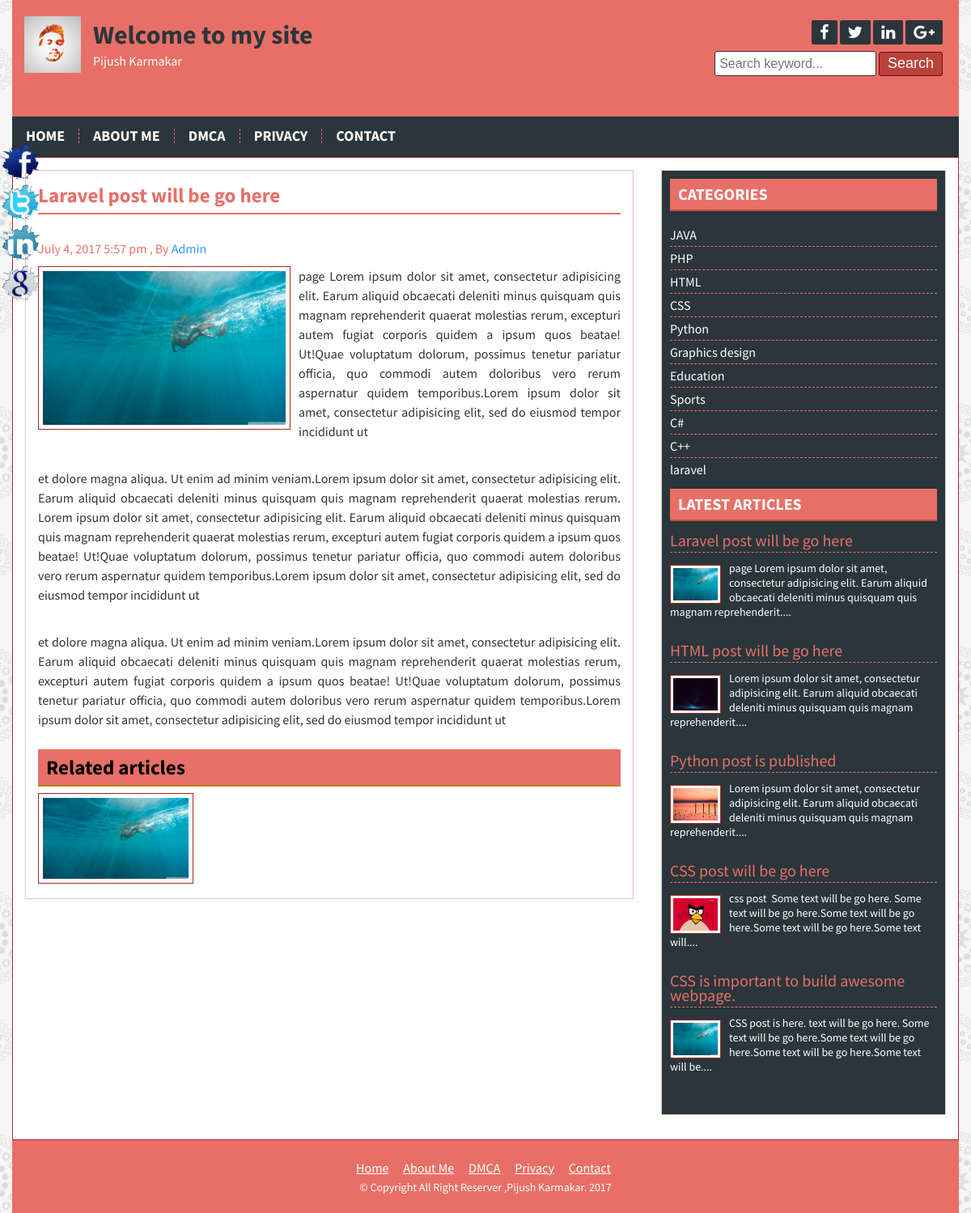
Page /post.php?id=22 on the committed database.
### tables this page shows
CREATE TABLE `title_slogan` (
  `id` int(11) NOT NULL,
  `title` varchar(255) NOT NULL,
  `slogan` varchar(255) NOT NULL,
  `logo` varchar(255) NOT NULL
);

CREATE TABLE `tbl_social` (
  `id` int(11) NOT NULL,
  `fb` varchar(255) NOT NULL,
  `tw` varchar(255) NOT NULL,
  `ln` varchar(255) NOT NULL,
  `gp` varchar(255) NOT NULL
);

CREATE TABLE `tbl_page` (
  `id` int(11) NOT NULL,
  `name` varchar(255) NOT NULL,
  `body` text NOT NULL
);

CREATE TABLE `tbl_post` (
  `id` int(11) NOT NULL,
  `userid` int(11) NOT NULL,
  `cat` int(11) NOT NULL,
  `title` varchar(255) NOT NULL,
  `body` text NOT NULL,
  `image` varchar(255) NOT NULL,
  `author` varchar(50) NOT NULL,
  `tags` varchar(255) NOT NULL,
  `date` timestamp NOT NULL DEFAULT CURRENT_TIMESTAMP,
  `description` text
);

CREATE TABLE `tbl_category` (
  `id` int(11) NOT NULL,
  `userid` int(11) NOT NULL,
  `name` varchar(50) NOT NULL
);

CREATE TABLE `tbl_copyright` (
  `id` int(11) NOT NULL,
  `note` varchar(255) NOT NULL
);

### lib/Database.php (called while the page is built, shortened)
<?php
Class Database{
	public $host   = DB_HOST;
	public $user   = DB_USER;
	public $pass   = DB_PASS;
	public $dbname = DB_NAME;
	public $link;
	private function connectDB(){
	$this->link = new mysqli($this->host, $this->user, $this->pass, $this->dbname);
 }
	public function select($query){
		$result = $this->link->query($query) or die($this->link->error.__LINE__);
		if($result->num_rows > 0){
			return $result;
		} else {
			return false;
		}
	}
}

### helpers/format.php (called while the page is built, shortened)
<?php
class format{
	public function formatdate($date){
		  return date('F j, Y  g:i a',strtotime($date));
	}
   public function textShorten($text,$limit=400){
        $text = $text." ";
        $text = substr($text,0,$limit);
        $text = substr($text,0,strrpos($text,' '));
        $text = $text.".... ";
        return $text;
   }
}
 ?>

### post.php (the view)
<?php
  include 'inc/header.php';
?>
<?php
    if(!isset($_GET['id']) || $_GET['id']==NULL ){
    	header('Location:404.php');
    }
    else{
    	 $id = $_GET['id'];
    }
 ?>
	<div class="contentsection contemplete clear">
		<div class="maincontent clear">
			<div class="about">
			<?php
			    $query = "SELECT * FROM tbl_post WHERE id=$id";
                  $post = $db->select($query);
                  if($post){
  	              while($result = $post->fetch_assoc() ){
			 ?>
				<h2><?php echo $result['title']; ?></h2>
				<h4> <?php echo $fm->formatdate($result['date']); ?> , By <a href=""><?php echo $result['author']; ?></a></h4>
				<img src="admin/<?php echo $result['image'] ?>" alt="post image"/>
			  <?php echo $result['body']; ?>
				<div class="relatedpost clear">
					<h2>Related articles</h2>
					<?php
                       $catid = $result['cat'];
                       $rel_query = "SELECT * FROM tbl_post WHERE cat='$catid' ORDER BY rand() LIMIT 6";
	                   $rel_post = $db->select($rel_query);
	                   if($rel_post){
	  	               while($rel_result = $rel_post->fetch_assoc() ){
					 ?>
					<a href="post.php?id=<?php echo $rel_result['id']; ?>"><img src="admin/<?php echo $rel_result['image'] ?>" alt="post image"/></a>
					<?php } } else{
                            echo "No related post available !!! ";
						}  ?>
				</div>
				<?php }  }  else{ header('Location:404.php'); }  ?>
	</div>
</div>
<?php
  include 'inc/sidebar.php';
  include 'inc/footer.php';
?>

### inc/header.php (shortened to what this page needs)
<?php
  include 'lib/Database.php';
  include 'helpers/format.php';
 ?>
 <?php
	  $db =  new Database();
	  $fm = new format();
 ?>
<!DOCTYPE html>
<html>
<head>
<?php include 'scripts/css.php'; ?>
</head>
<body>
	<div class="headersection templete clear">
		<a href="index.php">
			<div class="logo">
	 <?php
           $query = "SELECT * FROM title_slogan WHERE id='1' ";
           $blog_title = $db->select($query);
           if($blog_title){
           while($result = $blog_title->fetch_assoc() ){
     ?>
				<img src="admin/<?php echo $result['logo'] ?>" alt="Logo"/>
				<h2><?php echo $result['title'] ?></h2>
				<p><?php echo $result['slogan'] ?></p>
	<?php } } ?>
			</div>
		</a>
		<div class="social clear">
			<div class="icon clear">
    <?php
           $query = "SELECT * FROM tbl_social WHERE id='1' ";
           $socialmedia = $db->select($query);
           if($socialmedia){
           while($result = $socialmedia->fetch_assoc() ){
     ?>
			<a href="<?php echo $result['fb']; ?>" target="_blank"><i class="fa fa-facebook"></i></a>
			<a href="<?php echo $result['tw']; ?>" target="_blank"><i class="fa fa-twitter"></i></a>
			<a href="<?php echo $result['ln']; ?>" target="_blank"><i class="fa fa-linkedin"></i></a>
			<a href="<?php echo $result['gp']; ?>" target="_blank"><i class="fa fa-google-plus"></i></a>
	<?php } }  ?>
			</div>
			<div class="searchbtn clear">
			<form action="search.php" method="get">
				<input type="text" name="search" placeholder="Search keyword..."/>
				<input type="submit" name="submit" value="Search"/>
			</form>
			</div>
		</div>
	</div>
<div class="navsection templete">
	<ul>
	<?php
    $path = $_SERVER['SCRIPT_FILENAME'];
    $currentPage = basename($path,'.php');
	 ?>
		<li><a
<?php if($currentPage =='index'){ echo 'id="active"'; } ?>
		href="index.php">Home</a></li>
	<?php
           $query = "SELECT * FROM tbl_page ORDER BY id DESC";
           $pages = $db->select($query);
           if($pages){
           while($result = $pages->fetch_assoc() ){
     ?>
     <li><a
<?php
  if(isset($_GET['pageid']) && $_GET['pageid'] == $result['id'] ){
  	 echo ' id="active" ';
  }
 ?>
     href="page.php?pageid=<?php echo $result['id']; ?>"><?php echo $result['name']; ?></a></li>
     <?php } } ?>
		<li><a <?php if($currentPage =='contact'){ echo 'id="active"'; } ?>
		 href="contact.php">Contact</a></li>
	</ul>
</div>

### inc/sidebar.php
<div class="sidebar clear">
	<div class="samesidebar clear">
		<h2>Categories</h2>
			<ul>
	<?php
	      $query = "SELECT * FROM tbl_category";
                $category = $db->select($query);
                if($category){
	              while($result = $category->fetch_assoc() ){
	 ?>
				<li><a href="posts.php?category=<?php echo $result['id']; ?>"><?php echo $result['name']; ?></a></li>
			<?php } } else {  ?>
                        <li>No Category Created !!! </li>
			<?php } ?>
			</ul>
	</div>
	<div class="samesidebar clear">
		<h2>Latest articles</h2>
	<?php
	      $query = "SELECT * FROM tbl_post  ORDER BY id DESC LIMIT 5";
                $post = $db->select($query);
                if($post){
	              while($result = $post->fetch_assoc() ){
	 ?>
			<div class="popular clear">
				<h3><a href="post.php?id=<?php echo $result['id']; ?>"> <?php echo $result['title']; ?> </a></h3>
				<a href="post.php?id=<?php echo $result['id']; ?>"><img src="admin/<?php echo $result['image']; ?>" alt="post image"/></a>
				<?php echo $fm->textShorten($result['body'],140); ?>
			</div>
			<?php }  } else{
                     header('Location:404.php');
            } ?>
	</div>
</div>

### inc/footer.php (shortened to what this page needs)
</div>
<div class="footersection templete clear">
	<div class="footermenu clear">
	    <ul>
<li><a href="index.php">Home</a></li>
<?php
           $query = "SELECT * FROM tbl_page ORDER BY id DESC";
           $pages = $db->select($query);
           if($pages){
           while($result = $pages->fetch_assoc() ){
 ?>
 <li><a href="page.php?pageid=<?php echo $result['id']; ?>"><?php echo $result['name']; ?></a></li>
 <?php } } ?>
 <li><a href="contact.php">Contact</a></li>
	</ul>
</div>
    <?php
           $query = "SELECT * FROM tbl_copyright WHERE id='1' ";
           $copyright = $db->select($query);
           if($copyright){
           while($result = $copyright->fetch_assoc() ){
    ?>
	  <p>&copy; <?php echo $result['note']; ?> <?php echo date('Y'); ?></p>
<?php }  }  ?>
	</div>
	<div class="fixedicon clear">
	 <?php
           $query = "SELECT * FROM tbl_social WHERE id='1' ";
           $socialmedia = $db->select($query);
           if($socialmedia){
           while($result = $socialmedia->fetch_assoc() ){
     ?>
		<a href="<?php echo $result['fb']; ?>" target="_blank"><img src="images/fb.png" alt="Facebook"/></a>
		<a href="<?php echo $result['tw']; ?>" target="_blank"><img src="images/tw.png" alt="Twitter"/></a>
		<a href="<?php echo $result['ln']; ?>" target="_blank"><img src="images/in.png" alt="LinkedIn"/></a>
		<a href="<?php echo $result['gp']; ?>" target="_blank"><img src="images/gl.png" alt="GooglePlus"/></a>
	<?php } }  ?>
	</div>
</body>
</html>

### theme/red.css (style rules this page uses)
body { font-family: Source Sans Pro; color: #333; }
.headersection { background: #e86f67 none repeat scroll 0 0; height:18%; }
.footersection { background: #e86f67 none repeat scroll 0 0; }
.logo { margin-top: 10px; }
.logo h2 { color: #2a363b; text-shadow:none; margin-bottom: 14px; }
.logo p { font-size: 16px; }
.social { margin-top: 25px; }
.icon a { background: #2A363B none repeat scroll 0 0; }
.searchbtn input[type="text"] { background: #fff none repeat scroll 0 0; border: 1px solid #333; color:#000; }
.searchbtn input[type="submit"] { border: 1px solid #720a0e; transition: 0.3s; }
input[type="submit"] { background: #bb423a none repeat scroll 0 0; }
.navsection { background: #2a363b none repeat scroll 0 0; min-height: 20px; padding: 15px 0; }
.navsection ul li { padding: 0 10px; text-transform: uppercase; float: left; position: relative; border-left: none; border-right: 1px dashed #e86f67; }
.navsection ul li a { display: block; text-decoration: none; color: #fff; padding: 0px 7px; -webkit-transition: color 0.3s; transition:0.3s; font-size: 18px; }
.maincontent { background: #fff none repeat scroll 0 0; border: 1px solid #ffbbb3; }
.contentsection { border: 1px solid #a32a22; }
.samesidebar h2 { background: #e86f67 none repeat scroll 0 0; border-bottom: 2px solid #c24941; color: #fff; font-size: 20px; margin-bottom: 15px; text-transform: uppercase; }
.sidebar { background: #2a363b none repeat scroll 0 0; border: 1px solid #ded4c5; color: #fff; }
.samesidebar ul li { border-bottom: 1px dashed #E86F67; }
.popular h3 { border-bottom: 1px dashed #E86F67; }
.popular h3 a { color: #E86F67; }
.popular img { border: 1px solid #a32a22; }
.samesidebar ul li a { color: #fff; }
.samepost h2, .about h2 { border-bottom: 2px solid #e86f67; color: #e86f67; margin-bottom: 30px; }
.samepost h4, .about h4 { color: #E86F67; }
.about img { border: 1px solid #a32a22; }
.relatedpost h2 { background: #e86f67; border-bottom: 2px solid #e86f67; color: #e86f67; }
.footersection p { color: #fff; }
.footermenu ul li a { color: #fff; font-size: 16px; padding: 5px; }

### rows in the picture
title_slogan: logo (picture), title "Welcome to my site", slogan "Pijush Karmakar"
tbl_page: name "ABOUT ME", name "About Me"
tbl_page: name "DMCA"
tbl_page: name "PRIVACY", name "Privacy"
tbl_post: title "Laravel post will be go here", date "July 4, 2017 5:57 pm", author "Admin", image (picture), body "page Lorem ipsum dolor sit amet, consectetur adipisicing elit. Earum aliquid obcaecati deleniti minus quisquam quis magnam reprehenderit quaerat molestias rerum, excepturi autem fugiat corporis quidem a ipsum quos beatae! Ut!Quae voluptatum dolorum, possimus tenetur pariatur officia, quo commodi autem doloribus vero rerum aspernatur quidem temporibus.Lorem ipsum dolor sit amet, consectetur adipisicing elit, sed do eiusmod tempor incididunt ut et dolore magna aliqua. Ut enim ad minim veniam.Lorem ipsum dolor sit amet, consectetur adipisicing elit. Earum aliquid obcaecati deleniti minus quisquam quis magnam reprehenderit quaerat molestias rerum. Lorem ipsum dolor sit amet, consectetur…", body "page Lorem ipsum dolor sit amet, consectetur adipisicing elit. Earum aliquid obcaecati deleniti minus quisquam quis magnam reprehenderit...."
tbl_category: name "JAVA"
tbl_category: name "PHP"
tbl_category: name "HTML"
tbl_category: name "CSS"
tbl_category: name "Python"
tbl_category: name "Graphics design"
tbl_category: name "Education"
tbl_category: name "Sports"
tbl_category: name "C#"
tbl_category: name "C++"
tbl_category: name "laravel"
tbl_post: title "HTML post will be go here", image (picture), body "Lorem ipsum dolor sit amet, consectetur adipisicing elit. Earum aliquid obcaecati deleniti minus quisquam quis magnam reprehenderit...."
tbl_post: title "Python post is published", image (picture), body "Lorem ipsum dolor sit amet, consectetur adipisicing elit. Earum aliquid obcaecati deleniti minus quisquam quis magnam reprehenderit...."
tbl_post: title "CSS post will be go here", image (picture), body "css post Some text will be go here. Some text will be go here.Some text will be go here.Some text will be go here.Some text will...."
tbl_post: title "CSS is important to build awesome webpage.", image (picture), body "CSS post is here. text will be go here. Some text will be go here.Some text will be go here.Some text will be go here.Some text will be...."
tbl_copyright: note "Copyright All Right Reserver ,Pijush Karmakar."
